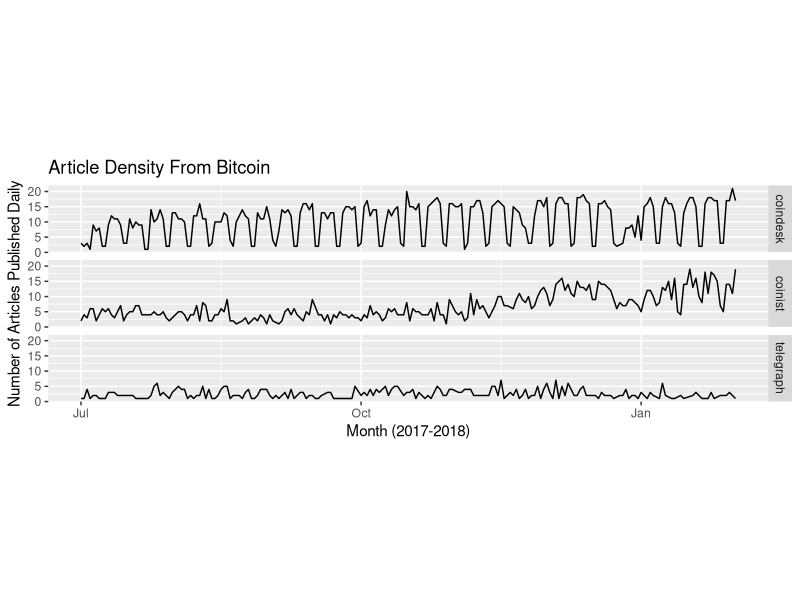
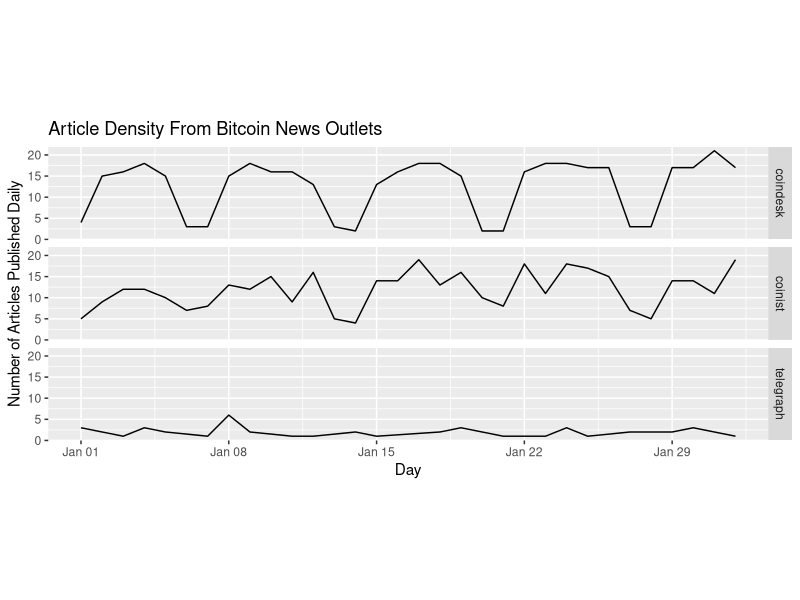
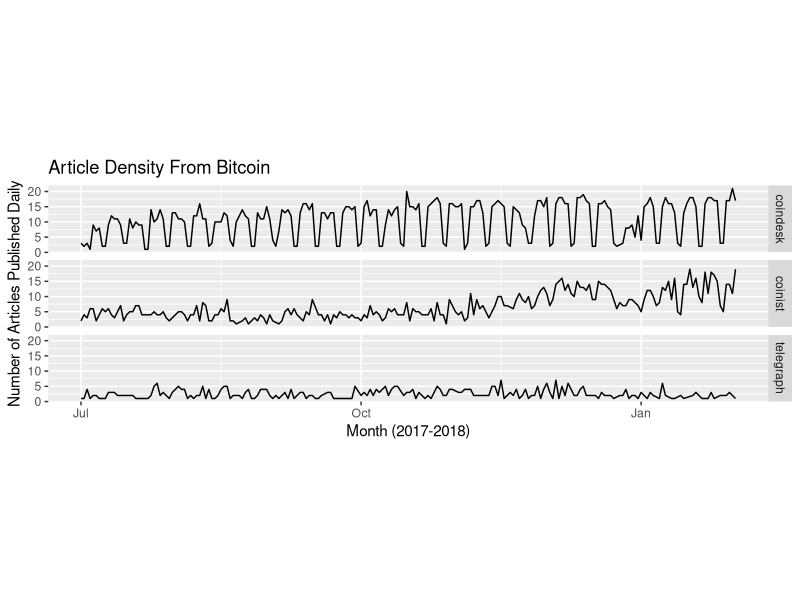
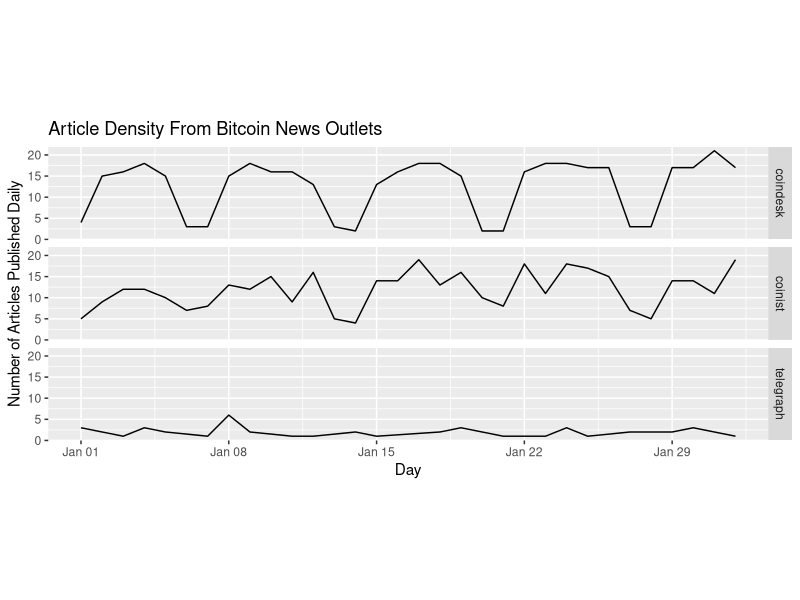

Write R code to recreate these figures, in order. (Note: this script raises an error after producing the figures.)
library(dplyr)
library(tidyr)
library(lubridate)
library(ggplot2)

# ---- load data and visualize ---- #

bitcoin_market <- read.delim("../raw_data/btc_historical.tsv",
                             header=T, comment.char="#")

mutate(bitcoin_market, Date=ymd(Date))

coindesk       <- read.delim("../raw_data/coindesk_historical.tsv",
                             header=F, comment.char="#", stringsAsFactors=F,
                             col.names=c("Title", "Date"))

telegraph      <- read.delim("../raw_data/cointelegraph_historical.tsv",
                             header=F, comment.char="#", stringsAsFactors=F,
                             col.names=c("Title", "Date"))

coinist        <- read.delim("../raw_data/bitcoinist_historical.tsv",
                             header=F, comment.char="#", stringsAsFactors=F,
                             col.names=c("Title", "Date"))

coinist$Source   <- "coinist"
coindesk$Source  <- "coindesk"
telegraph$Source <- "telegraph"

news_data <- bind_rows(coinist, coindesk, telegraph) %>%
    mutate(Date   = ymd(substr(Date, 1, 10), tz=NULL),
           Source = factor(Source)) %>%
    filter(!is.na(Date))

# ---- build frequency tables and visualize ---- #
article_vol <- news_data %>% count(Source, Date)

# -- subset from July 2017 - February 2018
article_vol %>%
    filter(between(Date, ymd("2017-07-01"), ymd("2018-02-01"))) %>%
    ggplot(aes(Date, n)) +
        facet_grid(Source ~ .) +
        geom_line() +
        ggtitle("Article Density From Bitcoin") +
        xlab("Month (2017-2018)") +
        ylab("Number of Articles Published Daily") +
        coord_fixed(ratio=1)

ggsave("../results/article_density_july17_jan18.pdf")

# -- subset again from January 2018

article_vol %>%
    filter(between(Date, ymd("2018-01-01"), ymd("2018-02-01"))) %>%
    ggplot(aes(Date, n)) +
      facet_grid(Source ~ .) +
      geom_line() +
      ggtitle("Article Density From Bitcoin News Outlets") +
      xlab("Day") +
      ylab("Number of Articles Published Daily") +
      coord_fixed(ratio=0.2)

ggsave("../results/article_density_jan2018.pdf")


# -- incorporate market data
# todo: normalize market trend and superimpose on plot of article density
article_vol %>%
    filter(between(Date, ymd("2017-07-01"), ymd("2018-02-01"))) %>%
    left_join(bitcoin_market, by=c("Date")) %>%
    mutate(Volume = Volume / first(Volume, order_by=-Volume)) %>%
    group_by(Source) %>%
    mutate(n = n / first(n, order_by=-n)) %>%
    ungroup() %>%
    ggplot(aes(Date)) +
        facet_grid(Source ~ .) +
        geom_line(aes(y=n), color="red") +
        geom_line(aes(y=Volume))
